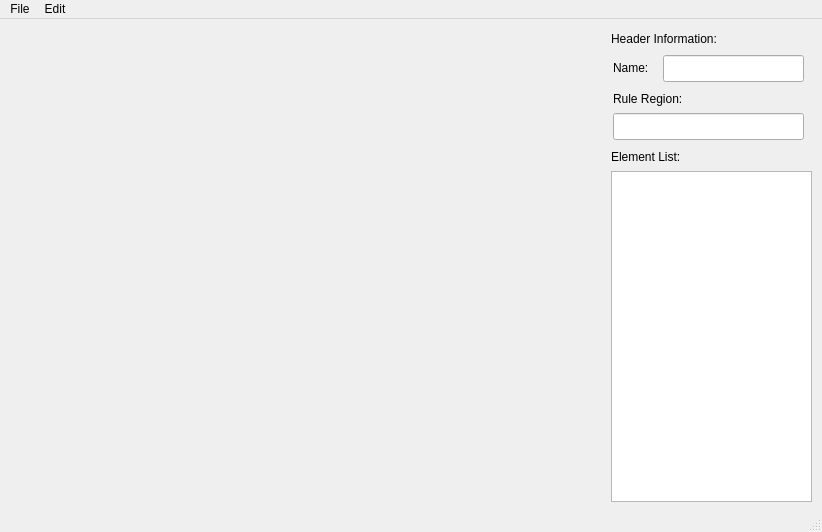
<?xml version="1.0" encoding="UTF-8"?>
<ui version="4.0">
 <class>CriterionEditor</class>
 <widget class="QMainWindow" name="CriterionEditor">
  <property name="geometry">
   <rect>
    <x>0</x>
    <y>0</y>
    <width>822</width>
    <height>532</height>
   </rect>
  </property>
  <property name="windowTitle">
   <string>CriterionEditor</string>
  </property>
  <widget class="QWidget" name="centralwidget">
   <widget class="ImageContainer" name="imgContainer" native="true">
    <property name="geometry">
     <rect>
      <x>10</x>
      <y>10</y>
      <width>591</width>
      <height>471</height>
     </rect>
    </property>
   </widget>
   <widget class="QLabel" name="label">
    <property name="geometry">
     <rect>
      <x>611</x>
      <y>11</y>
      <width>138</width>
      <height>17</height>
     </rect>
    </property>
    <property name="text">
     <string>Header Information:</string>
    </property>
   </widget>
   <widget class="QLineEdit" name="ledtName">
    <property name="geometry">
     <rect>
      <x>663</x>
      <y>36</y>
      <width>141</width>
      <height>27</height>
     </rect>
    </property>
   </widget>
   <widget class="QLabel" name="label_2">
    <property name="geometry">
     <rect>
      <x>611</x>
      <y>129</y>
      <width>89</width>
      <height>17</height>
     </rect>
    </property>
    <property name="text">
     <string>Element List:</string>
    </property>
   </widget>
   <widget class="QListWidget" name="listWidget">
    <property name="geometry">
     <rect>
      <x>611</x>
      <y>152</y>
      <width>201</width>
      <height>331</height>
     </rect>
    </property>
   </widget>
   <widget class="QLabel" name="label_3">
    <property name="geometry">
     <rect>
      <x>613</x>
      <y>40</y>
      <width>44</width>
      <height>17</height>
     </rect>
    </property>
    <property name="text">
     <string>Name:</string>
    </property>
   </widget>
   <widget class="QLabel" name="label_4">
    <property name="geometry">
     <rect>
      <x>613</x>
      <y>71</y>
      <width>86</width>
      <height>17</height>
     </rect>
    </property>
    <property name="text">
     <string>Rule Region:</string>
    </property>
   </widget>
   <widget class="QLineEdit" name="ledtRule">
    <property name="geometry">
     <rect>
      <x>613</x>
      <y>94</y>
      <width>191</width>
      <height>27</height>
     </rect>
    </property>
    <property name="readOnly">
     <bool>true</bool>
    </property>
   </widget>
  </widget>
  <widget class="QMenuBar" name="menubar">
   <property name="geometry">
    <rect>
     <x>0</x>
     <y>0</y>
     <width>822</width>
     <height>25</height>
    </rect>
   </property>
   <widget class="QMenu" name="menuFile">
    <property name="title">
     <string>File</string>
    </property>
    <addaction name="actionRefresh"/>
    <addaction name="actionDone_Insert"/>
   </widget>
   <widget class="QMenu" name="menuEdit">
    <property name="title">
     <string>Edit</string>
    </property>
    <widget class="QMenu" name="menuRule">
     <property name="title">
      <string>Rule</string>
     </property>
     <addaction name="actiontwo_line"/>
     <addaction name="actionCircle_rule"/>
    </widget>
    <addaction name="actionTwoLine"/>
    <addaction name="actionCircle"/>
    <addaction name="separator"/>
    <addaction name="menuRule"/>
    <addaction name="actionBasic_circle"/>
    <addaction name="separator"/>
    <addaction name="actionBlind_hole_2"/>
   </widget>
   <addaction name="menuFile"/>
   <addaction name="menuEdit"/>
  </widget>
  <widget class="QStatusBar" name="statusbar"/>
  <action name="actionTwoLine">
   <property name="text">
    <string>TwoLine</string>
   </property>
  </action>
  <action name="actionCircle">
   <property name="text">
    <string>Circle</string>
   </property>
  </action>
  <action name="actionRefresh">
   <property name="text">
    <string>Refresh</string>
   </property>
  </action>
  <action name="actionDone_Insert">
   <property name="text">
    <string>Done(Insert)</string>
   </property>
  </action>
  <action name="actionBlind_hole_2">
   <property name="text">
    <string>Blind hole</string>
   </property>
  </action>
  <action name="actionBasic_circle">
   <property name="text">
    <string>Basic circle</string>
   </property>
  </action>
  <action name="actiontwo_line">
   <property name="text">
    <string>two line</string>
   </property>
  </action>
  <action name="actionCircle_rule">
   <property name="text">
    <string>circle</string>
   </property>
  </action>
 </widget>
 <customwidgets>
  <customwidget>
   <class>ImageContainer</class>
   <extends>QWidget</extends>
   <header>ImageContainer.h</header>
   <container>1</container>
  </customwidget>
 </customwidgets>
 <resources/>
 <connections/>
</ui>
